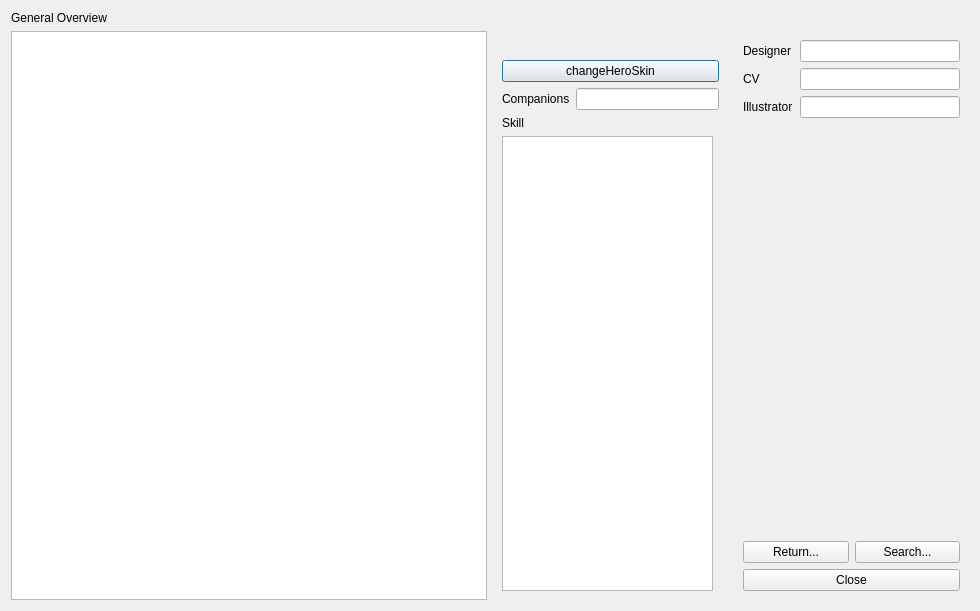
<?xml version="1.0" encoding="UTF-8"?>
<ui version="4.0">
 <class>GeneralOverview</class>
 <widget class="QDialog" name="GeneralOverview">
  <property name="windowModality">
   <enum>Qt::NonModal</enum>
  </property>
  <property name="geometry">
   <rect>
    <x>0</x>
    <y>0</y>
    <width>980</width>
    <height>611</height>
   </rect>
  </property>
  <property name="minimumSize">
   <size>
    <width>945</width>
    <height>550</height>
   </size>
  </property>
  <property name="baseSize">
   <size>
    <width>0</width>
    <height>0</height>
   </size>
  </property>
  <property name="windowTitle">
   <string>General Overview</string>
  </property>
  <property name="styleSheet">
   <string notr="true"/>
  </property>
  <layout class="QGridLayout" name="gridLayout">
   <item row="1" column="1">
    <layout class="QHBoxLayout" name="horizontalLayout">
     <item>
      <widget class="QFrame" name="frame">
       <layout class="QVBoxLayout" name="verticalLayout_2">
        <item>
         <widget class="QLabel" name="generalPhoto">
          <property name="text">
           <string/>
          </property>
          <property name="pixmap">
           <pixmap>../image/generals/card/caocao.jpg</pixmap>
          </property>
         </widget>
        </item>
        <item>
         <widget class="QPushButton" name="changeHeroSkinButton">
          <property name="text">
           <string>changeHeroSkin</string>
          </property>
         </widget>
        </item>
        <item>
         <layout class="QHBoxLayout" name="companionsLayout">
          <item>
           <widget class="QLabel" name="companionsLabel">
            <property name="text">
             <string>Companions</string>
            </property>
           </widget>
          </item>
          <item>
           <widget class="QLineEdit" name="companionsLineEdit">
            <property name="alignment">
             <set>Qt::AlignRight|Qt::AlignTrailing|Qt::AlignVCenter</set>
            </property>
            <property name="readOnly">
             <bool>true</bool>
            </property>
           </widget>
          </item>
         </layout>
        </item>
        <item>
         <widget class="QLabel" name="skillLabel">
          <property name="text">
           <string>Skill</string>
          </property>
         </widget>
        </item>
        <item>
         <widget class="QTextEdit" name="skillTextEdit">
          <property name="maximumSize">
           <size>
            <width>211</width>
            <height>16777215</height>
           </size>
          </property>
          <property name="readOnly">
           <bool>true</bool>
          </property>
         </widget>
        </item>
       </layout>
      </widget>
     </item>
     <item>
      <widget class="QFrame" name="frame2">
       <layout class="QVBoxLayout" name="verticalLayout_3">
        <item>
         <layout class="QVBoxLayout" name="verticalLayout">
          <item>
           <layout class="QHBoxLayout" name="horizontalLayout_4">
            <item>
             <widget class="QLabel" name="designerLabel">
              <property name="sizePolicy">
               <sizepolicy hsizetype="Expanding" vsizetype="Fixed">
                <horstretch>0</horstretch>
                <verstretch>0</verstretch>
               </sizepolicy>
              </property>
              <property name="text">
               <string>Designer</string>
              </property>
             </widget>
            </item>
            <item>
             <widget class="QLineEdit" name="designerLineEdit">
              <property name="sizePolicy">
               <sizepolicy hsizetype="Expanding" vsizetype="Fixed">
                <horstretch>0</horstretch>
                <verstretch>0</verstretch>
               </sizepolicy>
              </property>
              <property name="minimumSize">
               <size>
                <width>160</width>
                <height>0</height>
               </size>
              </property>
              <property name="alignment">
               <set>Qt::AlignRight|Qt::AlignTrailing|Qt::AlignVCenter</set>
              </property>
              <property name="readOnly">
               <bool>true</bool>
              </property>
             </widget>
            </item>
           </layout>
          </item>
          <item>
           <layout class="QHBoxLayout" name="horizontalLayout_3">
            <item>
             <widget class="QLabel" name="cvLabel">
              <property name="sizePolicy">
               <sizepolicy hsizetype="Expanding" vsizetype="Fixed">
                <horstretch>0</horstretch>
                <verstretch>0</verstretch>
               </sizepolicy>
              </property>
              <property name="text">
               <string>CV</string>
              </property>
             </widget>
            </item>
            <item>
             <widget class="QLineEdit" name="cvLineEdit">
              <property name="sizePolicy">
               <sizepolicy hsizetype="Expanding" vsizetype="Fixed">
                <horstretch>0</horstretch>
                <verstretch>0</verstretch>
               </sizepolicy>
              </property>
              <property name="minimumSize">
               <size>
                <width>160</width>
                <height>0</height>
               </size>
              </property>
              <property name="frame">
               <bool>true</bool>
              </property>
              <property name="alignment">
               <set>Qt::AlignRight|Qt::AlignTrailing|Qt::AlignVCenter</set>
              </property>
              <property name="readOnly">
               <bool>true</bool>
              </property>
             </widget>
            </item>
           </layout>
          </item>
          <item>
           <layout class="QHBoxLayout" name="horizontalLayout_5">
            <item>
             <widget class="QLabel" name="illustratorLabel">
              <property name="sizePolicy">
               <sizepolicy hsizetype="Expanding" vsizetype="Fixed">
                <horstretch>0</horstretch>
                <verstretch>0</verstretch>
               </sizepolicy>
              </property>
              <property name="text">
               <string>Illustrator</string>
              </property>
             </widget>
            </item>
            <item>
             <widget class="QLineEdit" name="illustratorLineEdit">
              <property name="sizePolicy">
               <sizepolicy hsizetype="Expanding" vsizetype="Fixed">
                <horstretch>0</horstretch>
                <verstretch>0</verstretch>
               </sizepolicy>
              </property>
              <property name="minimumSize">
               <size>
                <width>160</width>
                <height>0</height>
               </size>
              </property>
              <property name="frame">
               <bool>true</bool>
              </property>
              <property name="alignment">
               <set>Qt::AlignRight|Qt::AlignTrailing|Qt::AlignVCenter</set>
              </property>
              <property name="readOnly">
               <bool>true</bool>
              </property>
             </widget>
            </item>
           </layout>
          </item>
         </layout>
        </item>
        <item>
         <widget class="QScrollArea" name="scrollArea">
          <property name="sizePolicy">
           <sizepolicy hsizetype="Preferred" vsizetype="Expanding">
            <horstretch>0</horstretch>
            <verstretch>0</verstretch>
           </sizepolicy>
          </property>
          <property name="maximumSize">
           <size>
            <width>271</width>
            <height>16777215</height>
           </size>
          </property>
          <property name="frameShape">
           <enum>QFrame::NoFrame</enum>
          </property>
          <property name="widgetResizable">
           <bool>true</bool>
          </property>
          <widget class="QWidget" name="scrollAreaWidgetContents">
           <property name="geometry">
            <rect>
             <x>0</x>
             <y>0</y>
             <width>217</width>
             <height>409</height>
            </rect>
           </property>
          </widget>
         </widget>
        </item>
        <item>
         <layout class="QHBoxLayout" name="horizontalLayout_6">
          <item>
           <widget class="QPushButton" name="returnButton">
            <property name="text">
             <string>Return...</string>
            </property>
           </widget>
          </item>
          <item>
           <widget class="QPushButton" name="searchButton">
            <property name="text">
             <string>Search...</string>
            </property>
           </widget>
          </item>
         </layout>
        </item>
        <item>
         <widget class="QPushButton" name="closeButton">
          <property name="text">
           <string>Close</string>
          </property>
         </widget>
        </item>
       </layout>
      </widget>
     </item>
    </layout>
   </item>
   <item row="1" column="0">
    <widget class="QTableView" name="tableView">
     <property name="editTriggers">
      <set>QAbstractItemView::NoEditTriggers</set>
     </property>
     <property name="selectionMode">
      <enum>QAbstractItemView::SingleSelection</enum>
     </property>
     <property name="selectionBehavior">
      <enum>QAbstractItemView::SelectRows</enum>
     </property>
     <property name="iconSize">
      <size>
       <width>20</width>
       <height>20</height>
      </size>
     </property>
    </widget>
   </item>
   <item row="0" column="0">
    <widget class="QLabel" name="titleLabel">
     <property name="text">
      <string>General Overview</string>
     </property>
    </widget>
   </item>
  </layout>
 </widget>
 <resources/>
 <connections/>
</ui>
